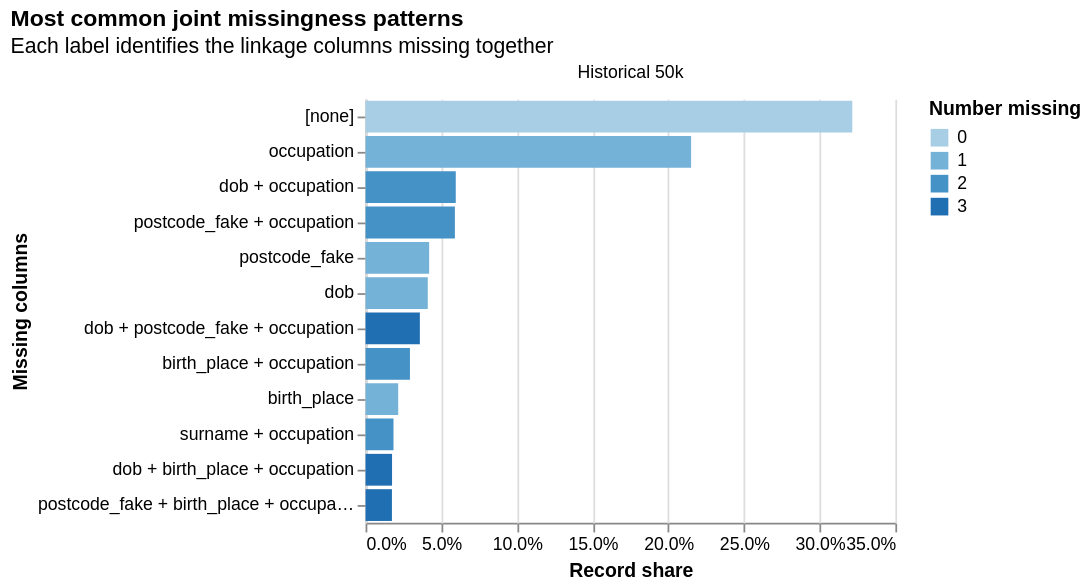

Notebook source saved alongside this figure:
### Code cell
missingness_pattern_chart(
    records,
    columns=LINKAGE_COLUMNS,
    table_names_for_chart=["Historical 50k"],
    blank_as_null=BLANK_AS_NULL,
    top_n=12,
)

### Figure 1 — Vega-Lite specification as saved in the notebook (floating-point values rounded to 4 significant figures)
{"config": {"view": {"continuousWidth": 300, "continuousHeight": 300, "stroke": null}}, "data": {"name": "data-50fc3af60d25773b561e202b4f5cf5d8"}, "mark": {"type": "bar"}, "encoding": {"color": {"field": "missing_field_count", "title": "Number missing", "type": "ordinal"}, "column": {"field": "source_dataset", "title": null, "type": "nominal"}, "tooltip": [{"field": "missing_fields", "title": "Missing", "type": "nominal"}, {"field": "present_fields", "title": "Still present", "type": "nominal"}, {"field": "records", "format": ",", "title": "Records", "type": "quantitative"}, {"field": "record_share", "format": ".1%", "title": "Share", "type": "quantitative"}], "x": {"axis": {"format": ".1%"}, "field": "record_share", "title": "Record share", "type": "quantitative"}, "y": {"field": "missing_fields", "sort": "-x", "title": "Missing columns", "type": "nominal"}}, "title": {"text": "Most common joint missingness patterns", "subtitle": "Each label identifies the linkage columns missing together"}, "$schema": "https://vega.github.io/schema/vega-lite/v5.json", "datasets": {"data-50fc3af60d25773b561e202b4f5cf5d8": [{"source_dataset": "Historical 50k", "missing_fields": "[none]", "present_fields": "first_name + surname + dob + postcode_fake + birth_place + occupation", "missing_field_count": 0, "records": 16263, "record_share": 0.3215}, {"source_dataset": "Historical 50k", "missing_fields": "occupation", "present_fields": "first_name + surname + dob + postcode_fake + birth_place", "missing_field_count": 1, "records": 10877, "record_share": 0.2151}, {"source_dataset": "Historical 50k", "missing_fields": "dob + occupation", "present_fields": "first_name + surname + postcode_fake + birth_place", "missing_field_count": 2, "records": 3014, "record_share": 0.05959}, {"source_dataset": "Historical 50k", "missing_fields": "postcode_fake + occupation", "present_fields": "first_name + surname + dob + birth_place", "missing_field_count": 2, "records": 2985, "record_share": 0.05902}, {"source_dataset": "Historical 50k", "missing_fields": "postcode_fake", "present_fields": "first_name + surname + dob + birth_place + occupation", "missing_field_count": 1, "records": 2125, "record_share": 0.04201}, {"source_dataset": "Historical 50k", "missing_fields": "dob", "present_fields": "first_name + surname + postcode_fake + birth_place + occupation", "missing_field_count": 1, "records": 2079, "record_share": 0.0411}, {"source_dataset": "Historical 50k", "missing_fields": "dob + postcode_fake + occupation", "present_fields": "first_name + surname + birth_place", "missing_field_count": 3, "records": 1814, "record_share": 0.03587}, {"source_dataset": "Historical 50k", "missing_fields": "birth_place + occupation", "present_fields": "first_name + surname + dob + postcode_fake", "missing_field_count": 2, "records": 1483, "record_share": 0.02932}, {"source_dataset": "Historical 50k", "missing_fields": "birth_place", "present_fields": "first_name + surname + dob + postcode_fake + occupation", "missing_field_count": 1, "records": 1091, "record_share": 0.02157}, {"source_dataset": "Historical 50k", "missing_fields": "surname + occupation", "present_fields": "first_name + dob + postcode_fake + birth_place", "missing_field_count": 2, "records": 933, "record_share": 0.01845}, {"source_dataset": "Historical 50k", "missing_fields": "dob + birth_place + occupation", "present_fields": "first_name + surname + postcode_fake", "missing_field_count": 3, "records": 885, "record_share": 0.0175}, {"source_dataset": "Historical 50k", "missing_fields": "postcode_fake + birth_place + occupation", "present_fields": "first_name + surname + dob", "missing_field_count": 3, "records": 881, "record_share": 0.01742}]}}
